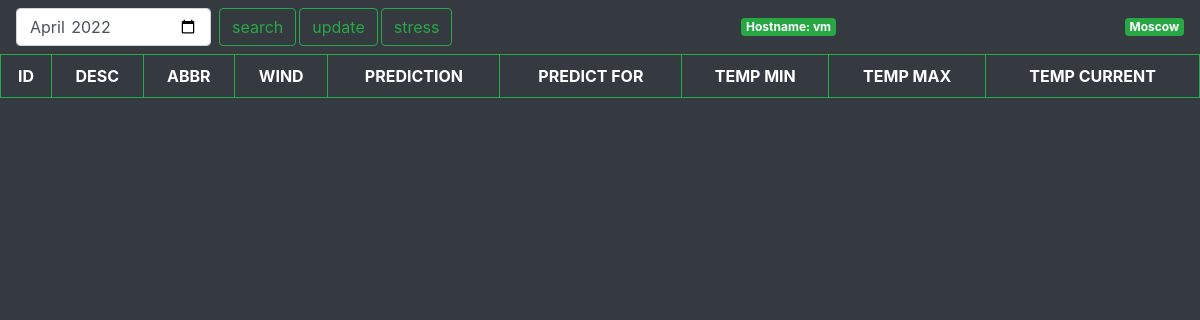
Before: / with the older database file.
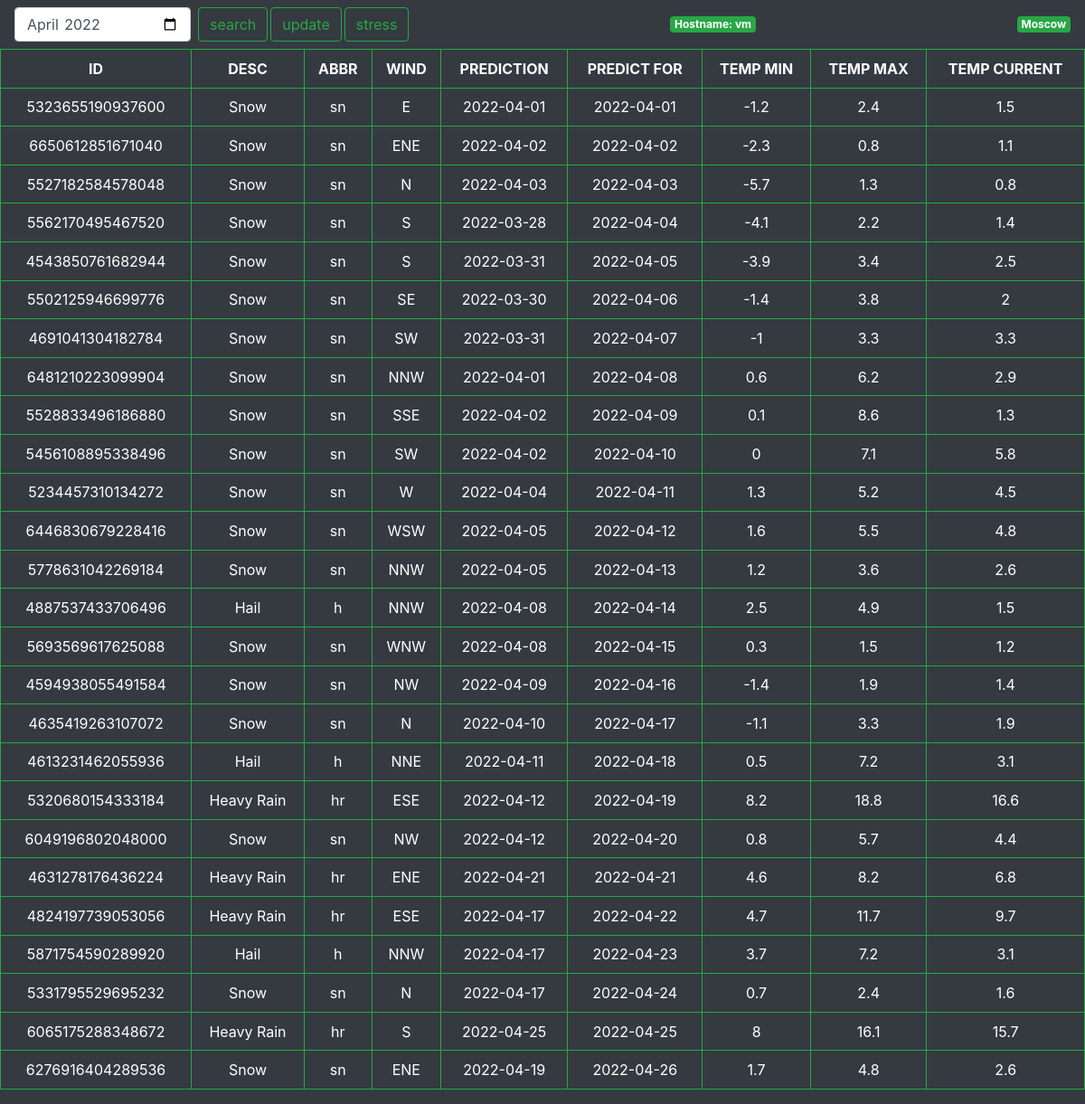
After: the same page with the newer database file.
### tables this page shows
CREATE TABLE weather (
                                        id integer,
                                        weather_state_name text,
                                        weather_state_abbr text,
                                        wind_direction_compass text,
                                        created text,
                                        applicable_date text PRIMARY KEY,
                                        min_temp integer,
                                        max_temp integer,
                                        the_temp integer);

### run.py (the view, shortened to what this page needs)
@app.route("/", methods=["GET", "POST"])
def index():
    if request.method == "GET":
      date = time.strftime("%Y-%m")
      result = user_select(time.strftime("%Y-%m"))
      return render_template("index.html", data=result, cur_month=date, hostname=socket.gethostname())
    return render_template("index.html", data=result2, cur_month=userdate, showmodal=showmodal, hostname=socket.gethostname())

### db.py (called while the page is built)
def user_select(userdate):
    date=userdate
    conn = sqlite3.connect(dbfile)
    c = conn.cursor()
    result = c.execute("SELECT * FROM weather WHERE strftime('%Y-%m', applicable_date) = ? ORDER BY applicable_date ASC", (date,)).fetchall()
    conn.close()
    return(result)

### templates/index.html (shortened to what this page needs)
<!DOCTYPE html>
<html>
<link rel="stylesheet" href="https://cdn.jsdelivr.net/npm/bootstrap@4.6.1/dist/css/bootstrap.min.css">
<head>
</head>
<nav class="navbar navbar-dark bg-dark">
    <form action="{{ url_for('index') }}" method="post" class="form-inline my-2 my-lg-0">
     <input class="form-control mr-sm-2" type="month" id="start" name="update_month" value="{{cur_month}}"
       min="2016-01-01" max="2023-12-31">
      <input class="btn btn-outline-success my-2 my-sm-0" type ="submit" name="action" value="search">
      <input style="margin-left:3px" class="btn btn-outline-success my-2 my-sm-0" type ="submit" name="action" value="update">
      <input style="margin-left:3px" class="btn btn-outline-success my-2 my-sm-0" type ="submit" name="action" value="stress">
    </form>
    <span class="badge badge-secondary badge-success">Hostname: {{hostname}}</span>
    <span class="badge badge-secondary badge-success">Moscow</span>
</nav>
<table class="table table-hover table-dark">
 <thead>
  <tr>
   <th>ID</th>
   <th>DESC</th>
   <th>ABBR</th>
   <th>WIND</th>
   <th>PREDICTION</th>
   <th>PREDICT FOR</th>
   <th>TEMP MIN</th>
   <th>TEMP MAX</th>
   <th>TEMP CURRENT</th>
   </tr>
   {% for row in data %}
        <tr>
        {% for d in row %}
            <td>{{ d }}</td>
        {% endfor %}
        </tr>
    {% endfor %}
</table>

### templates/index.html (style rules this page uses)
.table td, .table th { padding: 0.55rem !important; border: 1px solid #28a745 !important; }
.table-dark { vertical-align: middle !important; text-align: center !important; }

Changed rows visible on the page:
added weather: id "5323655190937600", weather_state_name "Snow", weather_state_abbr "sn", row "E", created "2022-04-01", applicable_date "2022-04-01", min_temp "-1.2", max_temp "2.4", the_temp "1.5"
added weather: id "6650612851671040", weather_state_name "Snow", weather_state_abbr "sn", wind_direction_compass "ENE", created "2022-04-02", applicable_date "2022-04-02", min_temp "-2.3", max_temp "0.8", the_temp "1.1"
added weather: id "5527182584578048", weather_state_name "Snow", weather_state_abbr "sn", row "N", created "2022-04-03", applicable_date "2022-04-03", min_temp "-5.7", max_temp "1.3", the_temp "0.8"
added weather: id "5562170495467520", weather_state_name "Snow", weather_state_abbr "sn", row "S", created "2022-03-28", applicable_date "2022-04-04", min_temp "-4.1", max_temp "2.2", the_temp "1.4"
added weather: id "4543850761682944", weather_state_name "Snow", weather_state_abbr "sn", row "S", created "2022-03-31", applicable_date "2022-04-05", min_temp "-3.9", max_temp "3.4", the_temp "2.5"
added weather: id "5502125946699776", weather_state_name "Snow", weather_state_abbr "sn", wind_direction_compass "SE", created "2022-03-30", applicable_date "2022-04-06", min_temp "-1.4", max_temp "3.8", row "2"
added weather: id "4691041304182784", weather_state_name "Snow", weather_state_abbr "sn", wind_direction_compass "SW", created "2022-03-31", applicable_date "2022-04-07", row "-1", max_temp "3.3", the_temp "3.3"
added weather: id "6481210223099904", weather_state_name "Snow", weather_state_abbr "sn", wind_direction_compass "NNW", created "2022-04-01", applicable_date "2022-04-08", min_temp "0.6", max_temp "6.2", the_temp "2.9"
added weather: id "5528833496186880", weather_state_name "Snow", weather_state_abbr "sn", wind_direction_compass "SSE", created "2022-04-02", applicable_date "2022-04-09", min_temp "0.1", max_temp "8.6", the_temp "1.3"
added weather: id "5456108895338496", weather_state_name "Snow", weather_state_abbr "sn", wind_direction_compass "SW", created "2022-04-02", applicable_date "2022-04-10", row "0", max_temp "7.1", the_temp "5.8"
added weather: id "5234457310134272", weather_state_name "Snow", weather_state_abbr "sn", row "W", created "2022-04-04", applicable_date "2022-04-11", min_temp "1.3", max_temp "5.2", the_temp "4.5"
added weather: id "6446830679228416", weather_state_name "Snow", weather_state_abbr "sn", wind_direction_compass "WSW", created "2022-04-05", applicable_date "2022-04-12", min_temp "1.6", max_temp "5.5", the_temp "4.8"
added weather: id "5778631042269184", weather_state_name "Snow", weather_state_abbr "sn", wind_direction_compass "NNW", created "2022-04-05", applicable_date "2022-04-13", min_temp "1.2", max_temp "3.6", the_temp "2.6"
added weather: id "4887537433706496", weather_state_name "Hail", row "h", wind_direction_compass "NNW", created "2022-04-08", applicable_date "2022-04-14", min_temp "2.5", max_temp "4.9", the_temp "1.5"
added weather: id "5693569617625088", weather_state_name "Snow", weather_state_abbr "sn", wind_direction_compass "WNW", created "2022-04-08", applicable_date "2022-04-15", min_temp "0.3", max_temp "1.5", the_temp "1.2"
added weather: id "4594938055491584", weather_state_name "Snow", weather_state_abbr "sn", wind_direction_compass "NW", created "2022-04-09", applicable_date "2022-04-16", min_temp "-1.4", max_temp "1.9", the_temp "1.4"
added weather: id "4635419263107072", weather_state_name "Snow", weather_state_abbr "sn", row "N", created "2022-04-10", applicable_date "2022-04-17", min_temp "-1.1", max_temp "3.3", the_temp "1.9"
added weather: id "4613231462055936", weather_state_name "Hail", row "h", wind_direction_compass "NNE", created "2022-04-11", applicable_date "2022-04-18", min_temp "0.5", max_temp "7.2", the_temp "3.1"
added weather: id "5320680154333184", weather_state_name "Heavy Rain", weather_state_abbr "hr", wind_direction_compass "ESE", created "2022-04-12", applicable_date "2022-04-19", min_temp "8.2", max_temp "18.8", the_temp "16.6"
added weather: id "6049196802048000", weather_state_name "Snow", weather_state_abbr "sn", wind_direction_compass "NW", created "2022-04-12", applicable_date "2022-04-20", min_temp "0.8", max_temp "5.7", the_temp "4.4"
added weather: id "4631278176436224", weather_state_name "Heavy Rain", weather_state_abbr "hr", wind_direction_compass "ENE", created "2022-04-21", applicable_date "2022-04-21", min_temp "4.6", max_temp "8.2", the_temp "6.8"
added weather: id "4824197739053056", weather_state_name "Heavy Rain", weather_state_abbr "hr", wind_direction_compass "ESE", created "2022-04-17", applicable_date "2022-04-22", min_temp "4.7", max_temp "11.7", the_temp "9.7"
added weather: id "5871754590289920", weather_state_name "Hail", row "h", wind_direction_compass "NNW", created "2022-04-17", applicable_date "2022-04-23", min_temp "3.7", max_temp "7.2", the_temp "3.1"
added weather: id "5331795529695232", weather_state_name "Snow", weather_state_abbr "sn", row "N", created "2022-04-17", applicable_date "2022-04-24", min_temp "0.7", max_temp "2.4", the_temp "1.6"
added weather: id "6065175288348672", weather_state_name "Heavy Rain", weather_state_abbr "hr", row "S" "8", created "2022-04-25", applicable_date "2022-04-25", max_temp "16.1", the_temp "15.7"
added weather: id "6276916404289536", weather_state_name "Snow", weather_state_abbr "sn", wind_direction_compass "ENE", created "2022-04-19", applicable_date "2022-04-26", min_temp "1.7", max_temp "4.8", the_temp "2.6"
